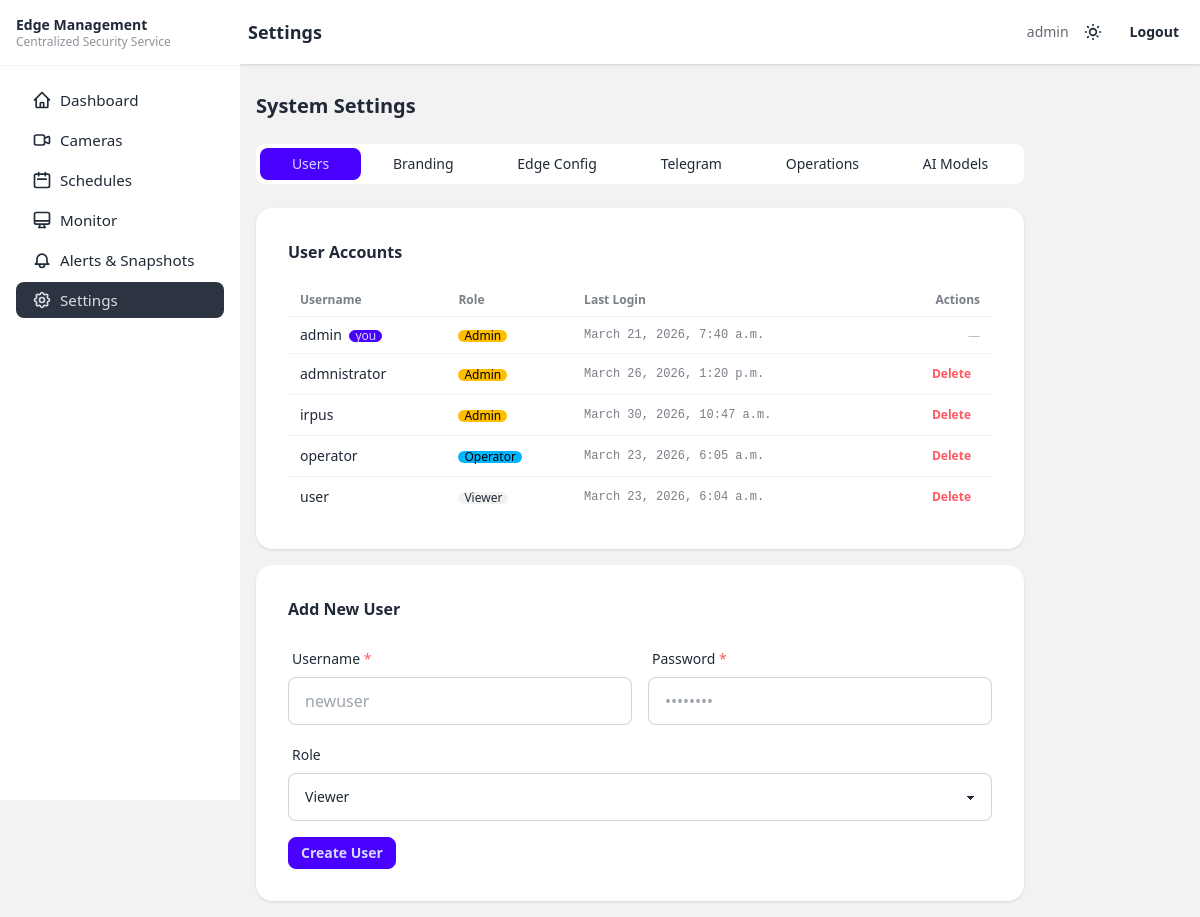
The page /settings/ (signed in) on the database its author committed.
### app/models.py (models this page shows)
class User(AbstractUser):
    ROLES = [('admin', 'Admin'), ('operator', 'Operator'), ('viewer', 'Viewer')]
    role = models.CharField(max_length=20, choices=ROLES, default='viewer')

class SiteConfig(models.Model):
    company_name = models.CharField(max_length=200, default='My Company')
    app_name     = models.CharField(max_length=200, default='SOCA Dashboard')
    company_logo = models.FileField(upload_to='logos/', blank=True)
    logo_height  = models.PositiveIntegerField(default=40, help_text='Logo height in pixels')
    class Meta:
        verbose_name = 'Site Config'
    @classmethod
    def get(cls):
        obj, _ = cls.objects.get_or_create(pk=1)
        return obj

### app/views.py (the view)
# urls.py: path("settings/", views.settings_view, name="settings"),
@role_required('admin')
def settings_view(request):
    users = User.objects.all().order_by("username")
    edge = EdgeConfig.objects.first()
    return render(request, "settings/index.html", {"users": users, "edge": edge})

### app/context_processors.py (called while the page is built)
def site_config(request):
    return {'site_config': SiteConfig.get()}

### templates/settings/index.html (shortened to what this page needs)
{% extends "base.html" %}
{% block page_title %}Settings{% endblock %}
{% block content %}
<div class="max-w-3xl space-y-6">
  <h2 class="text-xl font-bold">System Settings</h2>
  <div role="tablist" class="tabs tabs-boxed bg-base-100">
    <a role="tab" id="tab-users" class="tab tab-active" onclick="showTab('users', this)">Users</a>
    <a role="tab" id="tab-branding" class="tab" onclick="showTab('branding', this)">Branding</a>
    <a role="tab" id="tab-edge" class="tab" onclick="showTab('edge', this)">Edge Config</a>
    <a role="tab" id="tab-telegram" class="tab" onclick="showTab('telegram', this)">Telegram</a>
    <a role="tab" id="tab-operations" class="tab" onclick="showTab('operations', this)">Operations</a>
    <a role="tab" id="tab-models" class="tab" onclick="showTab('models', this)">AI Models</a>
  </div>
  <div id="panel-users" class="space-y-4">
    <div class="card bg-base-100 shadow">
      <div class="card-body">
        <h3 class="card-title text-base mb-3">User Accounts</h3>
        {% if users %}
        <div class="overflow-x-auto">
          <table class="table table-sm">
            <thead>
              <tr>
                <th>Username</th>
                <th>Role</th>
                <th>Last Login</th>
                <th class="text-right">Actions</th>
              </tr>
            </thead>
            <tbody>
              {% for u in users %}
              <tr>
                <td class="font-medium">
                  {{ u.username }}
                  {% if u == request.user %}<span class="badge badge-primary badge-xs ml-1">you</span>{% endif %}
                </td>
                <td>
                  {% if u.role == 'admin' %}<span class="badge badge-warning badge-xs">Admin</span>
                  {% elif u.role == 'operator' %}<span class="badge badge-info badge-xs">Operator</span>
                  {% else %}<span class="badge badge-ghost badge-xs">Viewer</span>{% endif %}
                </td>
                <td class="font-mono text-xs opacity-60">{{ u.last_login|default:"Never" }}</td>
                <td class="text-right">
                  {% if u != request.user %}
                  <button onclick="document.getElementById('del-user-{{ u.pk }}').showModal()" class="btn btn-ghost btn-xs text-error">Delete</button>
                  {% else %}
                  <span class="text-xs opacity-30">—</span>
                  {% endif %}
                </td>
              </tr>
              {% endfor %}
            </tbody>
          </table>
        </div>
        {% else %}
        <p class="text-sm opacity-50">No users found.</p>
        {% endif %}
      </div>
    </div>
    <div class="card bg-base-100 shadow">
      <div class="card-body">
        <h3 class="card-title text-base mb-3">Add New User</h3>
        <form method="post" action="{% url 'user_create' %}">
          <div class="grid grid-cols-1 md:grid-cols-2 gap-4">
            <div class="form-control">
              <label class="label"><span class="label-text font-medium">Username <span class="text-error">*</span></span></label>
              <input type="text" name="username" placeholder="newuser" class="input input-bordered" required />
            </div>
            <div class="form-control">
              <label class="label"><span class="label-text font-medium">Password <span class="text-error">*</span></span></label>
              <input type="password" name="password" placeholder="••••••••" class="input input-bordered" required />
            </div>
          </div>
          <div class="form-control mt-3">
            <label class="label"><span class="label-text font-medium">Role</span></label>
            <select name="role" class="select select-bordered">
              <option value="viewer">Viewer</option>
            </select>
          </div>
          <div class="mt-4">
            <button type="submit" class="btn btn-primary btn-sm">Create User</button>
          </div>
        </form>
      </div>
    </div>
  </div>
</div>
{% endblock %}

### templates/base.html (shortened to what this page needs)
<!DOCTYPE html>
<html lang="en" id="html-root" data-theme="light">
<head>
  <link href="https://cdn.jsdelivr.net/npm/daisyui@4.12.10/dist/full.min.css" rel="stylesheet" />
  <script src="https://cdn.tailwindcss.com"></script>
</head>
<body class="bg-base-200 min-h-screen">
  <div class="drawer lg:drawer-open">
    <div class="drawer-content flex flex-col">
      <div class="navbar bg-base-100 shadow sticky top-0 z-10">
        <div class="flex-1"><span class="text-lg font-semibold">{% block page_title %}SOCA Admin{% endblock %}</span></div>
        <div class="flex-none gap-2 flex items-center">
          <span class="text-sm opacity-70">{{ request.user.username }}</span>
          <button onclick="toggleTheme()" class="btn btn-ghost btn-sm btn-circle" title="Toggle theme">
          </button>
          <form method="post" action="{% url 'logout' %}">{% csrf_token %}
            <button class="btn btn-ghost btn-sm">Logout</button>
          </form>
        </div>
      </div>
      <div class="px-4 pt-3">
      </div>
      <main class="p-4 flex-1">{% block content %}{% endblock %}</main>
    </div>
    <div class="drawer-side z-20">
      <div class="w-60 min-h-full bg-base-100 flex flex-col">
        <div class="p-4 border-b border-base-200">
          <div class="text-sm font-bold leading-tight">{{ site_config.app_name }}</div>
          <div class="text-xs opacity-50 leading-tight">{{ site_config.company_name }}</div>
        </div>
      <ul class="menu p-4 flex-1 text-base-content gap-1">
        <li>
          <a href="{% url 'dashboard' %}" class="{% if request.resolver_match.url_name == 'dashboard' %}active{% endif %}">
            Dashboard
          </a>
        </li>
        {% if request.user.role in 'admin,operator' %}
        <li>
          <a href="{% url 'camera_list' %}" class="{% if 'camera' in request.resolver_match.url_name %}active{% endif %}">
            Cameras
          </a>
        </li>
        <li>
          <a href="{% url 'schedule_list' %}" class="{% if 'schedule' in request.resolver_match.url_name %}active{% endif %}">
            <svg xmlns="http://www.w3.org/2000/svg" class="h-5 w-5" fill="none" viewBox="0 0 24 24" stroke="currentColor">
              <path stroke-linecap="round" stroke-linejoin="round" stroke-width="2" d="M8 7V3m8 4V3m-9 8h10M5 21h14a2 2 0 002-2V7a2 2 0 00-2-2H5a2 2 0 00-2 2v12a2 2 0 002 2z" />
            </svg>
            Schedules
          </a>
        </li>
        {% endif %}
        <li>
          <a href="{% url 'monitor' %}" class="{% if request.resolver_match.url_name == 'monitor' %}active{% endif %}">
            <svg xmlns="http://www.w3.org/2000/svg" class="h-5 w-5" fill="none" viewBox="0 0 24 24" stroke="currentColor">
              <path stroke-linecap="round" stroke-linejoin="round" stroke-width="2" d="M9.75 17L9 20l-1 1h8l-1-1-.75-3M3 13h18M5 17h14a2 2 0 002-2V5a2 2 0 00-2-2H5a2 2 0 00-2 2v10a2 2 0 002 2z" />
            </svg>
            Monitor
          </a>
        </li>
        <li>
          <a href="{% url 'alerts' %}" class="{% if 'alert' in request.resolver_match.url_name %}active{% endif %}">
            Alerts &amp; Snapshots
          </a>
        </li>
        {% if request.user.role == 'admin' %}
        <li>
          <a href="{% url 'settings' %}" class="{% if 'setting' in request.resolver_match.url_name or 'user' in request.resolver_match.url_name or 'edge' in request.resolver_match.url_name %}active{% endif %}">
            Settings
          </a>
        </li>
        {% endif %}
      </ul>
      </div>
    </div>
  </div>
</body>
</html>

### templates/base.html (style rules this page uses)
html { font-size: 16px; }
.table { font-size: 0.9rem; }
.badge { font-size: 0.75rem; }
.menu { font-size: 0.95rem; }

### rows shown on the page
User: user.username "admin", username "admin", shows "you", role "Admin", last_login "March 21, 2026, 7:40 a.m."
User: username "admnistrator", role "Admin", last_login "March 26, 2026, 1:20 p.m."
User: username "irpus", role "Admin", last_login "March 30, 2026, 10:47 a.m."
User: username "operator", role "Operator", last_login "March 23, 2026, 6:05 a.m."
User: username "user", role "Viewer", last_login "March 23, 2026, 6:04 a.m."
SiteConfig: app_name "Edge Management", company_name "Centralized Security Service"
